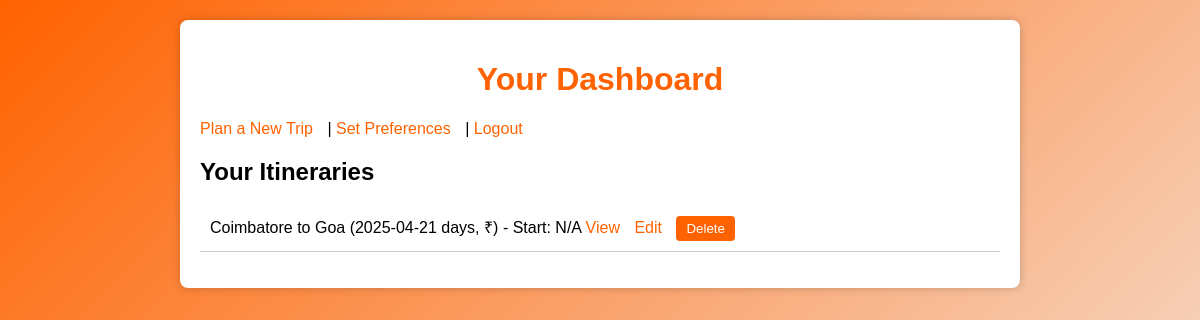
The app's page /dashboard (signed in) with its own data.
### tables this page shows
CREATE TABLE itineraries (
        id INTEGER PRIMARY KEY AUTOINCREMENT,
        user_id INTEGER,
        start TEXT,
        destination TEXT,
        budget INTEGER,
        days INTEGER,
        group_size INTEGER,
        transport TEXT,
        bike_model TEXT,
        transport_cost REAL,
        distance REAL,
        fuel_price REAL,
        plan TEXT,
        total_cost REAL,
        start_date TEXT,
        start_time TEXT,
        hotel TEXT,
        transport_details TEXT,
        train_suggestion TEXT, route_details TEXT, current_weather TEXT, map_url TEXT, hotels_list TEXT, start_coords TEXT, dest_coords TEXT, return_date TEXT, return_time TEXT, car_model TEXT, num_vehicles INTEGER DEFAULT 1, people_per_vehicle INTEGER DEFAULT 2, intra_city_fuel_cost FLOAT DEFAULT 0.0, tour_mode TEXT DEFAULT 'relaxation',
        FOREIGN KEY (user_id) REFERENCES users (id)
    );

### app.py (the view)
@app.route('/dashboard')
@login_required
def dashboard():
    conn = sqlite3.connect(DB_PATH)
    c = conn.cursor()
    c.execute("SELECT id, start, destination, start_date FROM itineraries WHERE user_id = ?", (session['user_id'],))
    itineraries = c.fetchall()
    conn.close()
    return render_template('dashboard.html', itineraries=itineraries)

### app.py (called while the page is built)
def login_required(f):
    @wraps(f)
    def decorated_function(*args, **kwargs):
        logger.debug(f"Session contents: {session}")
        if 'user_id' not in session:
            flash("Please log in to access this page.", "error")
            return redirect(url_for('login'))
        return f(*args, **kwargs)
    return decorated_function

### templates/dashboard.html (shortened to what this page needs)
<!DOCTYPE html>
<html>
<head>
</head>
<body>
    <div class="container">
        <h1>Your Dashboard</h1>
        <p><a href="{{ url_for('planner') }}">Plan a New Trip</a> | <a href="{{ url_for('preferences') }}">Set Preferences</a> | <a href="{{ url_for('logout') }}">Logout</a></p>
        <h2>Your Itineraries</h2>
        {% if itineraries %}
            <ul>
                {% for itinerary in itineraries %}
                    <li>
                        {{ itinerary[1] | capitalize }} to {{ itinerary[2] | capitalize }} ({{ itinerary[3] }} days, ₹{{ itinerary[4] }})
                        - Start: {{ itinerary[5] or 'N/A' }} {{ itinerary[6] or '' }}
                        <a href="{{ url_for('view_itinerary', itinerary_id=itinerary[0]) }}">View</a>
                        <a href="{{ url_for('planner', edit_id=itinerary[0]) }}">Edit</a>
                        <form action="{{ url_for('delete_itinerary', itinerary_id=itinerary[0]) }}" method="POST" style="display:inline;">
                            <button type="submit">Delete</button>
                        </form>
                    </li>
                {% endfor %}
            </ul>
        {% else %}
            <p>No itineraries yet. <a href="{{ url_for('planner') }}">Plan one now!</a></p>
        {% endif %}
    </div>
</body>
</html>

### templates/dashboard.html (style rules this page uses)
body { font-family: Arial, sans-serif; margin: 0; padding: 20px; background: linear-gradient(135deg, #ff6200, #f4f4f4); min-height: 100vh; }
.container { background: white; padding: 20px; border-radius: 8px; box-shadow: 0 0 10px rgba(0,0,0,0.2); max-width: 800px; margin: auto; }
h1 { color: #ff6200; text-align: center; }
ul { list-style: none; padding: 0; }
li { padding: 10px; border-bottom: 1px solid #ccc; }
a { color: #ff6200; text-decoration: none; margin-right: 10px; }
button { background: #ff6200; color: white; border: none; padding: 5px 10px; border-radius: 4px; cursor: pointer; }

### records on screen
itineraries: start "Coimbatore", destination "Goa", start_date "2025-04-21", itinerary "N/A"
